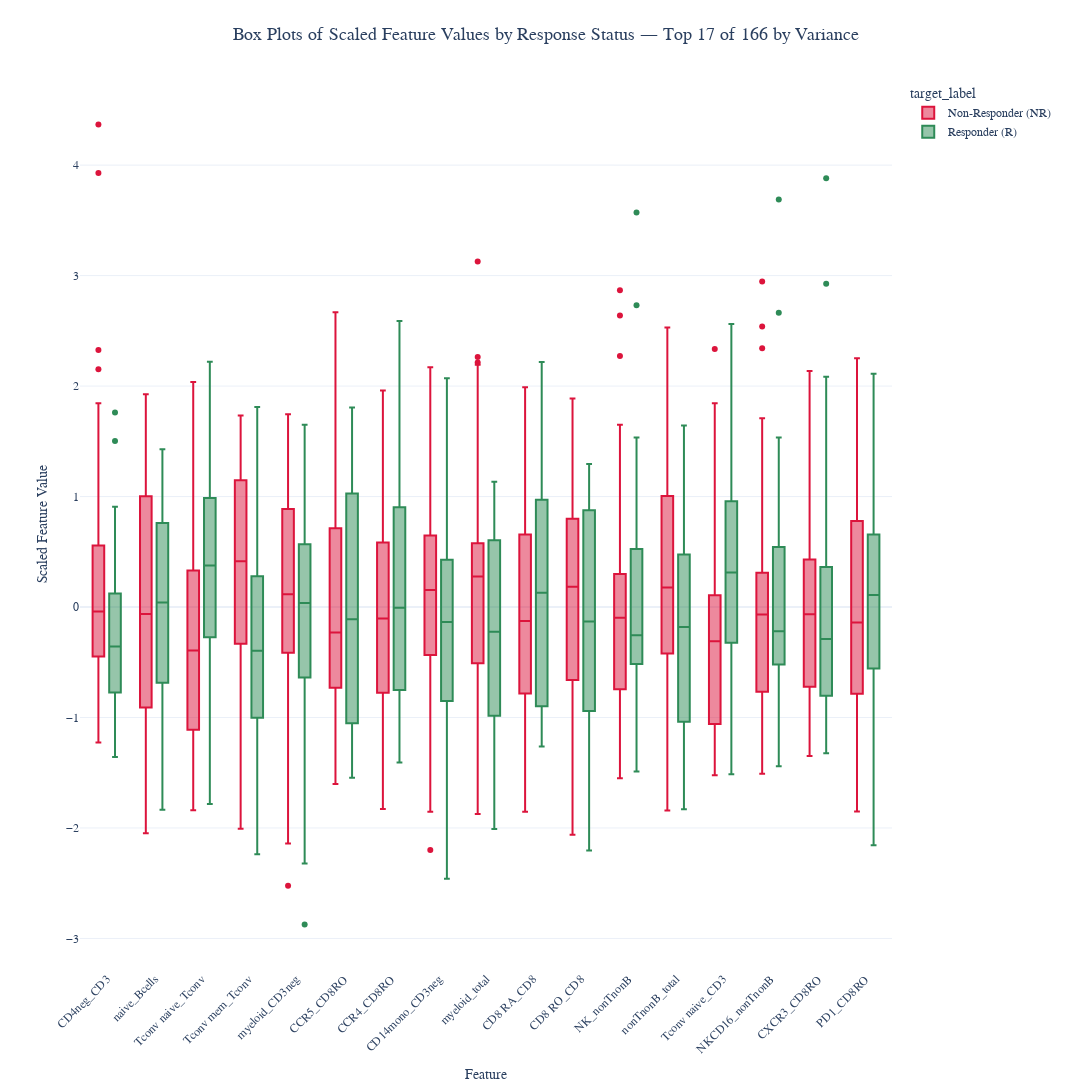

Source (notebook cell):
### Code cell
# %%

# [7] Box Plots: Scaled Features
print("\n--- Generating box plots of scaled feature values (Top 10% by variance) ---")

# Reuse the same top-variance feature set for consistency
_total_features = len(feature_columns)
_k_top = max(1, int(np.ceil(0.10 * _total_features)))
_top_variance_features = (
    X.var().sort_values(ascending=False).index[:_k_top].tolist()
)

scaled_box_plot = create_box_plots(
    X,
    y,
    _top_variance_features,
    f"Box Plots of Scaled Feature Values by Response Status — Top {_k_top} of {_total_features} by Variance",
    "Scaled Feature Value",
    scaled=True,
)
scaled_box_plot.show()

### Figure 1 — Plotly figure (JSON) as saved in the notebook; plotly's stock layout.template omitted (floating-point values rounded to 4 significant figures; data arrays with more than 128 entries replaced by an {"elided": "..."} marker saying what was removed)
{"data": [{"alignmentgroup": "True", "boxpoints": "outliers", "hovertemplate": "target_label=Non-Responder (NR)<br>Feature=%{x}<br>Value=%{y}<extra></extra>", "legendgroup": "Non-Responder (NR)", "marker": {"color": "#DC143C"}, "name": "Non-Responder (NR)", "notched": false, "offsetgroup": "Non-Responder (NR)", "orientation": "v", "showlegend": true, "type": "box", "x": {"elided": "833 str values"}, "x0": " ", "xaxis": "x", "y": {"elided": "833 float values"}, "y0": " ", "yaxis": "y"}, {"alignmentgroup": "True", "boxpoints": "outliers", "hovertemplate": "target_label=Responder (R)<br>Feature=%{x}<br>Value=%{y}<extra></extra>", "legendgroup": "Responder (R)", "marker": {"color": "#2E8B57"}, "name": "Responder (R)", "notched": false, "offsetgroup": "Responder (R)", "orientation": "v", "showlegend": true, "type": "box", "x": {"elided": "680 str values"}, "x0": " ", "xaxis": "x", "y": {"elided": "680 float values"}, "y0": " ", "yaxis": "y"}], "layout": {"boxmode": "group", "font": {"family": "Arial, sans-serif", "size": 14}, "height": 1200, "legend": {"font": {"size": 12}, "title": {"text": "target_label"}, "tracegroupgap": 0, "x": 1.02, "xanchor": "left", "y": 1, "yanchor": "top"}, "margin": {"b": 80, "l": 80, "r": 200, "t": 80}, "title": {"font": {"size": 18}, "text": "Box Plots of Scaled Feature Values by Response Status — Top 17 of 166 by Variance", "x": 0.5}, "width": 2000, "xaxis": {"anchor": "y", "domain": [0, 1], "tickangle": -45, "tickfont": {"size": 12}, "title": {"font": {"size": 14}, "text": "Feature"}}, "yaxis": {"anchor": "x", "domain": [0, 1], "tickfont": {"size": 12}, "title": {"font": {"size": 14}, "text": "Scaled Feature Value"}}}}
